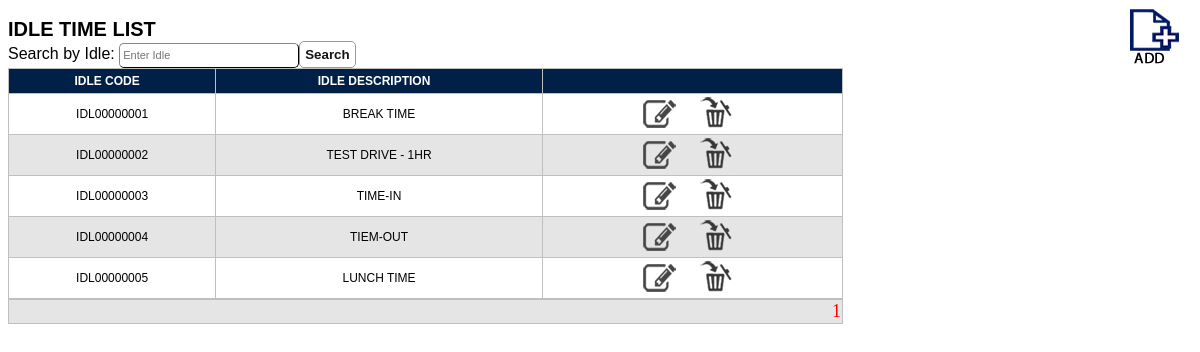
/idle_list.php (signed in), run on an earlier commit of the app's database.
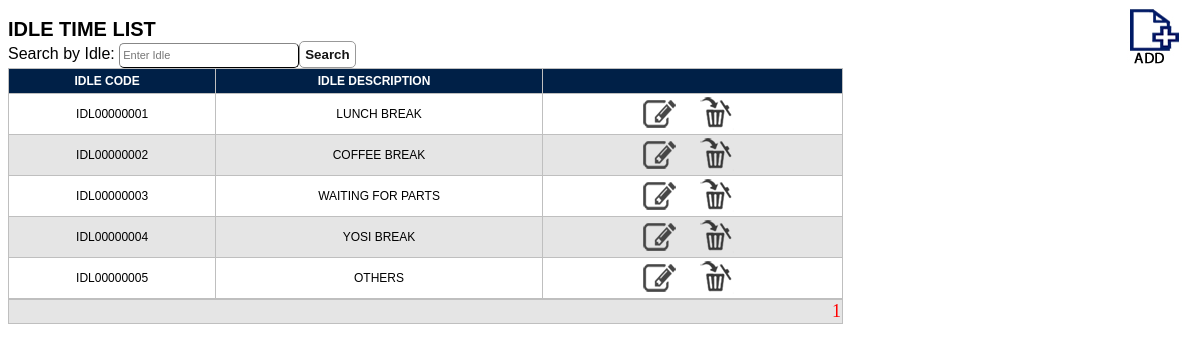
And on a later commit of the database.
### tables this page shows
CREATE TABLE `tbl_idle` (
  `idle_id` varchar(20) NOT NULL,
  `idle_name` varchar(60) NOT NULL,
  `idle_created` datetime NOT NULL,
  PRIMARY KEY (`idle_id`),
  UNIQUE KEY `idle_id` (`idle_id`)
);

### idle_list.php (the view, shortened to what this page needs)
<?php
	require_once("conf/db_connection.php");
?>
<html>
<head>
<link rel="stylesheet" type="text/css" href="style/table.css" />
</head>
<body>
<div class="button"><a href="idle_add.php"><img src="images/add.jpg" /></a></div>
<div class="title">IDLE TIME LIST</div>
Search by Idle: <input type="text" name="txtsearchidle" id="txtsearchidle" name="search" placeholder="Enter Idle" /><input type="button" value="Search" onclick="SearchIdle();" />
<?Php
$page_name="idle_list.php";
@$column_name=$_GET['idle_list'];
@$start=$_GET['start'];
$eu = ($start - 0);
$limit = 10;
$query2=" SELECT * FROM tbl_idle  ";
$count=$dbo->prepare($query2);
$count->execute();
$nume=$count->rowCount();
echo "<span id='divSearchIdle'><TABLE><tr>";
echo "<th width='75px'><a href='$page_name?column_name=idle_id'>Idle Code</a></th>";
echo "<th width='120px'><a href='$page_name?column_name=idle'>Idle Description</a></th>";
echo "<th>&nbsp;</th></tr>";
$query=" SELECT * FROM tbl_idle  ";
$query = $query. " limit $eu, $limit ";
foreach ($dbo->query($query) as $row) {
echo "<tr >";
echo "<td><center>$row[idle_id]</td>";
echo "<td><center>$row[idle_name]</center></td>";
echo "<td width='110px'><center>
			<a href='idle_edit.php?idleid=$row[idle_id]'><img src='images/edit.png' /></a> &nbsp;&nbsp;
			<a href='idle_delete.php?idleid=$row[idle_id]'><img src='images/delete.png' /></a>
		</center></td>";
echo "</tr>";
}
echo "</table></span>";
echo "<table><tr><td align='right'>";
$l=1;
for($i=0;$i < $nume;$i=$i+$limit){
if($i <> $eu){
echo "&nbsp;&nbsp;&nbsp; <a href='$page_name?start=$i&column_name=$column_name'>$l</a> ";
}
else { echo "<font face='Verdana' size='4' color=red>$l</font>";}
$l=$l+1;
}
echo "</td></tr></table>";
?>
</body>
</html>

What changed in the data, as far as the page shows it:
changed tbl_idle "IDL00000001": idle_name "BREAK TIME" → "LUNCH BREAK"
changed tbl_idle "IDL00000002": idle_name "TEST DRIVE - 1HR" → "COFFEE BREAK"
changed tbl_idle "IDL00000003": idle_name "TIME-IN" → "WAITING FOR PARTS"
changed tbl_idle "IDL00000004": idle_name "TIEM-OUT" → "YOSI BREAK"
changed tbl_idle "IDL00000005": idle_name "LUNCH TIME" → "OTHERS"
